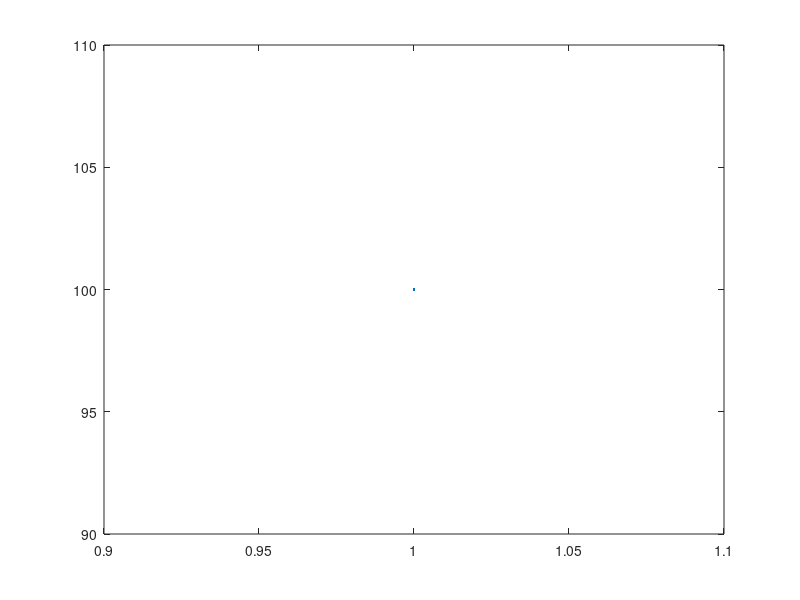

Source code (MATLAB):
load("F0_E.mat");

% Normalize
E_norm = (E_outmat-mean(E_outmat))./(std(E_outmat));

% Scatter 3D and show principal components
vbls = {'pressure', 'vibration', 'temperature'};
[coefs, score, latent,tsquared,explained] = pca(E_norm);

plot(explained);
% 
% % biplot(V, 'Scores', D);
% 
% hold off; scatter3(PVT_norm(:, 1),PVT_norm(:, 2),PVT_norm(:, 3)); hold on;
% X_avg = mean(PVT_norm);
% plot3([X_avg(1) X_avg(1)+V(1,1)] , [X_avg(2) X_avg(2)+V(2,1)], [X_avg(3) X_avg(3)+V(3,1)]);
% plot3([X_avg(1) X_avg(1)+V(1,2)] , [X_avg(2) X_avg(2)+V(2,2)], [X_avg(3) X_avg(3)+V(3,2)]);
% plot3([X_avg(1) X_avg(1)+V(1,3)] , [X_avg(2) X_avg(2)+V(2,3)], [X_avg(3) X_avg(3)+V(3,3)]);
% xlim([min(PVT_norm(:, 1)), max(PVT_norm(:, 1))])
% ylim([min(PVT_norm(:, 2)), max(PVT_norm(:, 2))])
% zlim([min(PVT_norm(:, 3)), max(PVT_norm(:, 3))])
% hold off;
% 
% % Reducing to order 2
% scatter1= biplot(coefs(:, 1:2),'scores',score(:,1:2),'varlabels',vbls,'MarkerSize',13);
% 
% subplot(3,1,1);
% s = scatter(score(:, 1), 0, 30, 'b','+', 'MarkerFaceAlpha', 0.5);
% title("Scores for Principal Component 1")
% 
% subplot(3,1,2);
% 
% scatter(score(:, 2), 0, 30, 'b','+', 'MarkerFaceAlpha', 0.5);
% title("Scores for Principal Component 2")
% 
% subplot(3,1,3);
% 
% scatter(score(:, 3), 0, 30, '+','b', 'MarkerFaceAlpha', 0.5);
% title("Scores for Principal Component 3")
% 
% explained